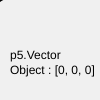
Frame 1 (no input)
Frame 60 (no input): identical to frame 1, image omitted
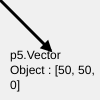
Frame 120 (the mouse pressed at the canvas centre since frame 60)

The p5.js sketch that drew these frames (run headless with seeded random() and noise() and a simulated clock; from frame 60 on, the mouse is pressed at the canvas centre):

// p5.js sketch
// ── sketch.js
function setup() {
	createCanvas(100, 100);
}

// set
function draw() {
  background(240);

  let v0 = createVector(0, 0);
  let v1 = createVector(mouseX, mouseY);
  drawArrow(v0,v1,'black');

  noStroke();
  text(v1.toString(),10,50,90,50);
}

// draws arrow between two vectors
function drawArrow(vec0, vec1, myColor) {
  stroke(myColor);
  strokeWeight(3);
  fill(myColor);
  push();
  translate(vec0.x, vec0.y);
  line(0, 0, vec1.x, vec1.y);
  rotate(vec1.heading());
  let arrowSize = 7;
  translate(vec1.mag() - arrowSize,0);
  triangle(0, arrowSize / 2, 0, -arrowSize / 2, arrowSize, 0);
  pop();
}
